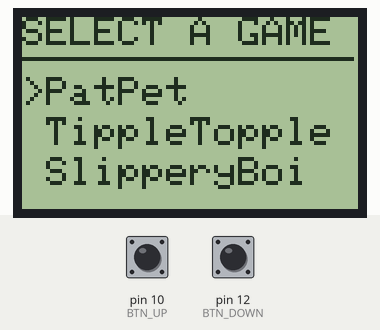
Simulated run of this sketch. Board: Arduino Uno, built with avr-gcc and run on an emulated ATmega328P. Shown: 84×48 one-colour display. The test bench sets the inputs (shaded band); at power-on: pin 10 (BTN_UP) HIGH, pin 12 (BTN_DOWN) HIGH.

Above: at 1.2 s.
1.3 s: pin 10 (BTN_UP) pulled LOW for 0.15 s
At 1.9 s:
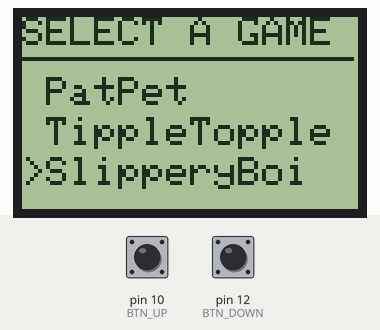
2.9 s: pin 10 (BTN_UP) pulled LOW for 1 s
At 3.2 s:
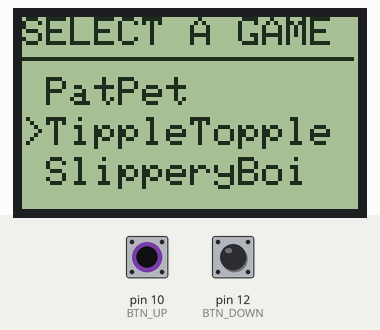
5.4 s: pin 10 (BTN_UP) pulled LOW for 0.15 s
At 5.8 s:
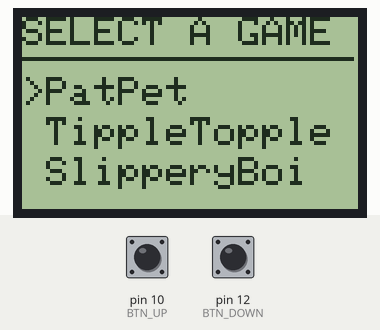
7.0 s: pin 10 (BTN_UP) pulled LOW for 3.2 s
At 8.2 s:
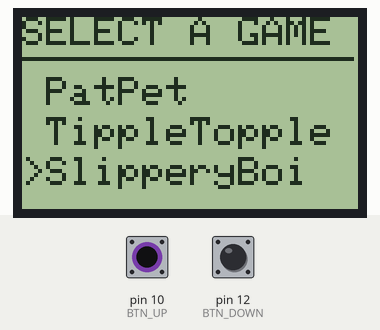
11.7 s: pin 12 (BTN_DOWN) pulled LOW for 0.15 s
At 12.6 s:
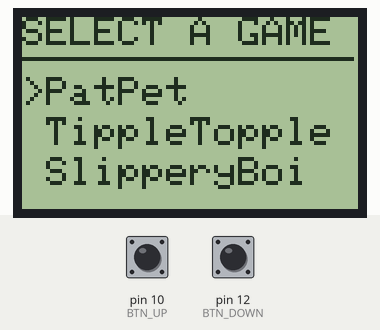
Timing chart, 0 to 14.3 s (numbered marks = the images above; inputs shaded):
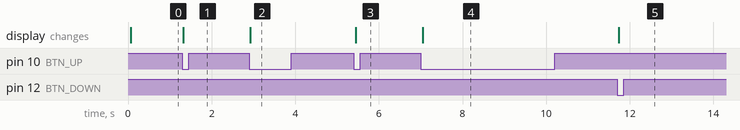

Measured:
- after the input at 1.3 s, the display: changes at once (image 1)
- after the input at 2.9 s, the display: changes at once (image 2)
- after the input at 5.4 s, the display: changes at once (image 3)
- after the input at 7.0 s, the display: changes at once (image 4)
- after the input at 11.7 s, the display: changes at once (image 5)

The sketch:

Super-Arduino-Console.ino
```cpp
#include <Adafruit_GFX.h>
#include <Adafruit_PCD8544.h>
#include "InputManager.h"
#include "src/games/PatPet.h"

#define LCD_BL 7

enum Game {PATPET, TIPPLETOPPLE, SLIPPERYBOI, NUM_GAMES};
int numGames = NUM_GAMES;
int selectedGame = 0;

boolean backlight = true;
int contrast = 50;

Adafruit_PCD8544 display = Adafruit_PCD8544(9, 8, 4, 5, 6);
InputManager inMgr;

void setup() {
  Serial.begin(9600);

  pinMode(LCD_BL, OUTPUT);

  display.begin();
  display.setContrast(contrast);
  display.clearDisplay();
  display.display();
}

void loop() {
  drawMenu();
  digitalWrite(LCD_BL, HIGH); // Turn backlight on
  if (inMgr.btnAPressed()) {
    Serial.write("Starting PatPet!\n");
    PatPet game(display);
  }
  if (inMgr.btnUpPressed()) {
    if (selectedGame > 0) {
      selectedGame -= 1;
    } else {
      selectedGame = numGames - 1;
    }
  }
  if (inMgr.btnDownPressed()) {
    if (selectedGame < numGames - 1) {
      selectedGame += 1;
    } else {
      selectedGame = 0;
    }
  }
}

void drawMenu() {
  display.clearDisplay();

  display.setTextSize(1);
  display.setTextColor(BLACK, WHITE);
  display.setCursor(0, 0);
  display.print("SELECT A GAME");
  display.drawFastHLine(0,10,83,BLACK);
  display.setCursor(0, 15);
  if (selectedGame == PATPET) {
    display.print(">PatPet");
  } else {
    display.print(" PatPet");
  }
  display.setCursor(0, 25);
  if (selectedGame == TIPPLETOPPLE) {
    display.print(">TippleTopple");
  } else {
    display.print(" TippleTopple");
  }
  display.setCursor(0, 35);
  if (selectedGame == SLIPPERYBOI) {
    display.print(">SlipperyBoi");
  } else {
    display.print(" SlipperyBoi");
  }

  display.display();
}
```

InputManager.cpp
```cpp
#include <Arduino.h>
#include "InputManager.h"

#define BTN_A 0
#define BTN_B 1
#define BTN_X 2
#define BTN_Y 3
#define BTN_UP 10
#define BTN_DOWN 12
#define BTN_RIGHT 11
#define BTN_LEFT 13

InputManager::InputManager() {
  pinMode(BTN_A, INPUT_PULLUP);
  pinMode(BTN_B, INPUT_PULLUP);
  pinMode(BTN_X, INPUT_PULLUP);
  pinMode(BTN_Y, INPUT_PULLUP);
  pinMode(BTN_UP, INPUT_PULLUP);
  pinMode(BTN_DOWN, INPUT_PULLUP);
  pinMode(BTN_RIGHT, INPUT_PULLUP);
  pinMode(BTN_LEFT, INPUT_PULLUP);

  btnA = false;
  btnB = false;
  btnX = false;
  btnY = false;
  btnUp = false;
  btnDown = false;
  btnRight = false;
  btnLeft = false;

  prevBtnA = false;
  prevBtnB = false;
  prevBtnX = false;
  prevBtnY = false;
  prevBtnUp = false;
  prevBtnDown = false;
  prevBtnRight = false;
  prevBtnLeft = false;
}

// Note that digitalRead is negated because INPUT_PULLUP reverses the value
bool InputManager::btnAPressed() {
  prevBtnA = btnA;
  btnA = !digitalRead(BTN_A);
  return btnA && !prevBtnA;
}

bool InputManager::btnAHeld() {
  return !digitalRead(BTN_A);
}

bool InputManager::btnBPressed() {
  prevBtnB = btnB;
  btnB = !digitalRead(BTN_B);
  return btnB && !prevBtnB;
}

bool InputManager::btnBHeld() {
  return !digitalRead(BTN_B);
}

bool InputManager::btnXPressed() {
  prevBtnX = btnX;
  btnX = !digitalRead(BTN_X);
  return btnX && !prevBtnX;
}

bool InputManager::btnXHeld() {
  return !digitalRead(BTN_X);
}

bool InputManager::btnYPressed() {
  prevBtnY = btnY;
  btnY = !digitalRead(BTN_Y);
  return btnY && !prevBtnY;
}

bool InputManager::btnYHeld() {
  return !digitalRead(BTN_Y);
}

bool InputManager::btnUpPressed() {
  prevBtnUp = btnUp;
  btnUp = !digitalRead(BTN_UP);
  return btnUp && !prevBtnUp;
}

bool InputManager::btnUpHeld() {
  return !digitalRead(BTN_UP);
}

bool InputManager::btnDownPressed() {
  prevBtnDown = btnDown;
  btnDown = !digitalRead(BTN_DOWN);
  return btnDown && !prevBtnDown;
}

bool InputManager::btnDownHeld() {
  return !digitalRead(BTN_DOWN);
}

bool InputManager::btnRightPressed() {
  prevBtnRight = btnRight;
  btnRight = !digitalRead(BTN_RIGHT);
  return btnRight && !prevBtnRight;
}

bool InputManager::btnRightHeld() {
  return !digitalRead(BTN_RIGHT);
}

bool InputManager::btnLeftPressed() {
  prevBtnLeft = btnLeft;
  btnLeft = !digitalRead(BTN_LEFT);
  return btnLeft && !prevBtnLeft;
}

bool InputManager::btnLeftHeld() {
  return !digitalRead(BTN_LEFT);
}
```

InputManager.h
```cpp
#ifndef INPUT_MANAGER_H
#define INPUT_MANAGER_H

class InputManager {
  public:
    InputManager();
    bool btnAPressed();
    bool btnAHeld();
    bool btnBPressed();
    bool btnBHeld();
    bool btnXPressed();
    bool btnXHeld();
    bool btnYPressed();
    bool btnYHeld();
    bool btnUpPressed();
    bool btnUpHeld();
    bool btnDownPressed();
    bool btnDownHeld();
    bool btnRightPressed();
    bool btnRightHeld();
    bool btnLeftPressed();
    bool btnLeftHeld();
  private:
    bool btnA, btnB, btnX, btnY;
    bool btnUp, btnDown, btnRight, btnLeft;
    bool prevBtnA, prevBtnB, prevBtnX, prevBtnY;
    bool prevBtnUp, prevBtnDown, prevBtnRight, prevBtnLeft;
};

#endif
```

PatPet.cpp
```cpp
#include <Arduino.h>
#include <Adafruit_GFX.h>
#include <Adafruit_PCD8544.h>
#include "PatPet.h"

PatPet::PatPet(Adafruit_PCD8544& d) {
  display = &d;
  while (true) {
    draw();
  }
}

void PatPet::draw() {
  display->setTextSize(1);
  display->clearDisplay();
  display->setTextColor(BLACK, WHITE);
  display->setCursor(15, 0);
  display->print("PATPET");
  display->drawFastHLine(0,10,83,BLACK);
  display->setCursor(0, 15);
  display->print("Welcome to PatPet!!");
  display->display();
}
```

PatPet.h
```cpp
#ifndef PATPAT_H
#define PATPET_H

class PatPet {
  public:
    PatPet(Adafruit_PCD8544& d);
  private:
    Adafruit_PCD8544* display;
    void draw();
};

#endif
```
